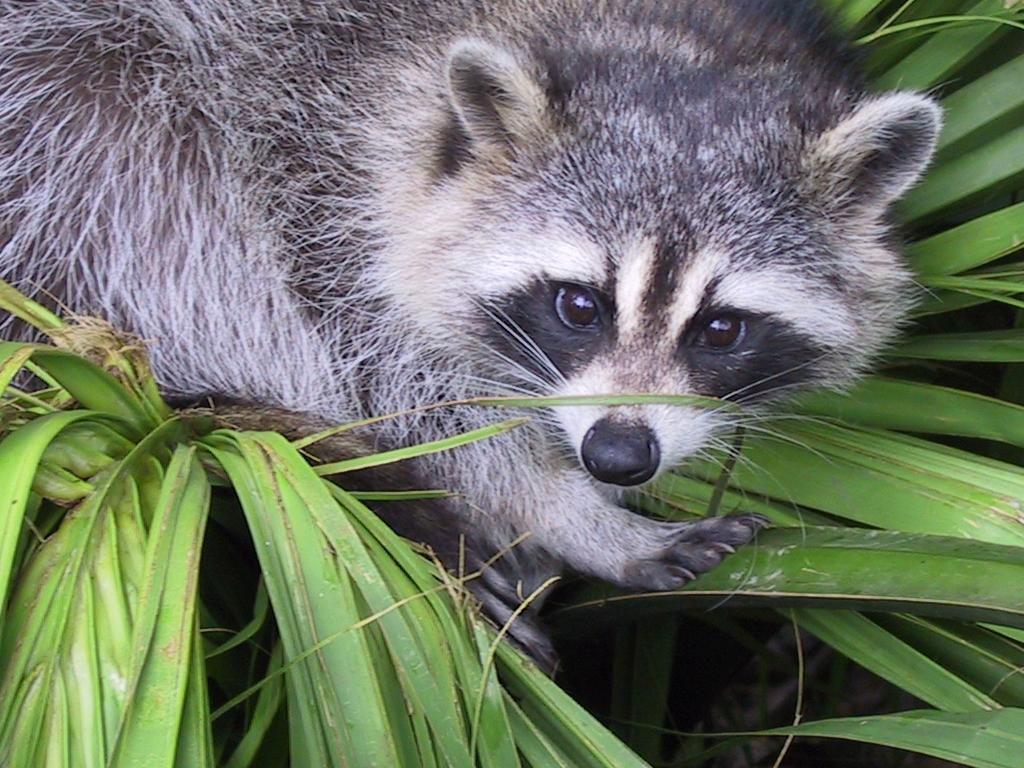
#> input picture subject_1/ex04/animal.jpeg, 1024 x 768 px
$ python rotate.py
#> lines starting #> are read from the running program, lines starting #| are printed output that depends on the picture; after the words box and inside, x2 and y2 are one past the last pixel; in counts of white or black regions, pixels touching at a corner belong together
### subject_1/ex04/load_image.py
import cv2
import numpy as np


def ft_load(path: str) -> np.array:
    '''
    Function to load an image and print its format and pixels content
    in RGB format
    Returns an array
    '''

    if not isinstance(path, str):
        raise TypeError("The path must be a string.")

    img = cv2.imread(path)

    if img is None:
        raise AssertionError(f"Couldn't find the image at {path}")

    img = cv2.cvtColor(img, cv2.COLOR_BGR2RGB)

    if img.ndim == 2:
        img = cv2.cvtColor(img, cv2.COLOR_GRAY2RGB)

    print(f"The shape of image is: {img.shape}")

    return img

### subject_1/ex04/rotate.py
import cv2
import numpy as np
from load_image import ft_load


def crop_image(image: np.ndarray, y_start: int, y_end: int,
               x_start: int, x_end: int) -> np.ndarray:
    """
    This function crops/zoom the image to a specified region
    Args:
        image: Input as a NumPy array
        y_start: start row index (top)
        y_end: ending row index (bottom)
        x_start: starting column index (left)
        x_end: endig column index (right)
    Returns the cropped (zoomed) image
    """
    h, w = image.shape[:2]
    if not (0 <= y_start < y_end <= h) or not (0 <= x_start < x_end <= w):
        raise ValueError(f"Crop region out of bounds. Image size ({h}, {w})")

    cropped = image[y_start:y_end, x_start:x_end]

    return cropped


def add_axis_scale(image: np.ndarray, step: int = 100) -> np.ndarray:
    """
    This function adds coordinate scale to the x and y axis of the image
    Args: image: input image, step: interval between marks in pixels
    Returns image with axis labels
    """
    result = image.copy()
    h, w = image.shape[:2]

    if len(image.shape) == 2:
        text_color = (255, 255, 255)
        result = cv2.cvtColor(result, cv2.COLOR_GRAY2BR)
    else:
        text_color = (255, 255, 255)

    for y in range(0, h, step):
        cv2.putText(result, str(y), (5, y),
                    cv2.FONT_HERSHEY_SIMPLEX, 0.5, text_color, 1)
        cv2.line(result, (0, y), (10, y), text_color, 1)

    for x in range(0, w, step):
        cv2.putText(result, str(x), (x, 20),
                    cv2.FONT_HERSHEY_SIMPLEX, 0.5, text_color, 1)
        cv2.line(result, (x, 0), (x, 10), text_color, 1)

    return result


def ft_transpose(image: np.ndarray) -> np.ndarray:
    """
    This function swaps rows with columns transposing the array and returns
    the rotated array.
    """
    h, w = image.shape[:2]

    if len(image.shape) == 3:
        channels = image.shape[2]
        # emtpy array for the transposed image
        transposed = np.zeros((w, h, channels), dtype=image.dtype)

        for y in range(h):
            for x in range(w):
                transposed[x, y] = image[y, x]
    else:
        transposed = np.zeros((w, h), dtype=image.dtype)

        for y in range(h):
            for x in range(w):
                transposed[x, y] = image[y, x]

    return transposed


def main():
    """
    This program loads an image, crops a square part from it and transpose
    it to display the rotated image of the selected region of the image.
    """
    try:
        img = ft_load("animal.jpeg")
#> in ft_load, img is the input picture: shape (768, 1024, 3); mean B, G, R 102.1, 117.7, 110.7
#| The shape of image is: (768, 1024, 3)

        if len(img.shape) == 3:
            print(f"Number of channels {img.shape[2]} (RGB)")
#| Number of channels 3 (RGB)
        else:
            print("Number of channels: 1 (Grayscale)")

        h, w = img.shape[:2]
#> h = 768; w = 1024
        print(f"Image dimensions: {w} pixels (width) x {h} pixels (height)")
#| Image dimensions: 1024 pixels (width) x 768 pixels (height)

        crop_size = 400
        y_start = (h // 2) - (crop_size // 2)
#> y_start = 184
        y_end = (h // 2) + (crop_size // 2)
#> y_end = 584
        x_start = (w // 2) - (crop_size // 2)
#> x_start = 312
        x_end = (w // 2) + (crop_size // 2)
#> x_end = 712

        cropped_img = crop_image(img, y_start, y_end, x_start, x_end)
#> in crop_image, `cropped = image[y_start:y_end, x_start:x_end]`:
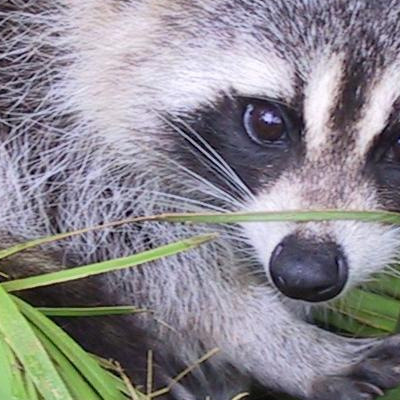
#> cropped: shape (400, 400, 3); mean R, G, B 138.1, 135.5, 141.3
        print(f"Cropped image shape: {cropped_img.shape} or "
              f"{cropped_img.shape[:2]}")
#| Cropped image shape: (400, 400, 3) or (400, 400)
        print("Cropped image data (first/last rows):")
        print(cropped_img)
#> (printed output is left out)

        transposed_img = ft_transpose(cropped_img)
#> after the loop in ft_transpose, `for y in range(h):`:
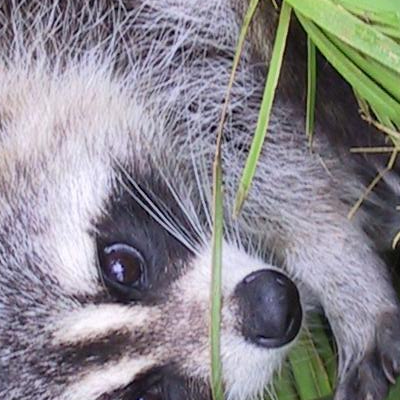
#> transposed: shape (400, 400, 3); mean R, G, B 138.1, 135.5, 141.3
        print(f"Transposed image shape: {transposed_img.shape} or "
              f"{transposed_img.shape[:2]}")
#| Transposed image shape: (400, 400, 3) or (400, 400)
        print("Transposed image data (firts/last rows):")
        print(transposed_img)
#> (printed output is left out)

        img_with_scale = add_axis_scale(img)
#> after the loop in add_axis_scale, `for y in range(0, h, step):`:
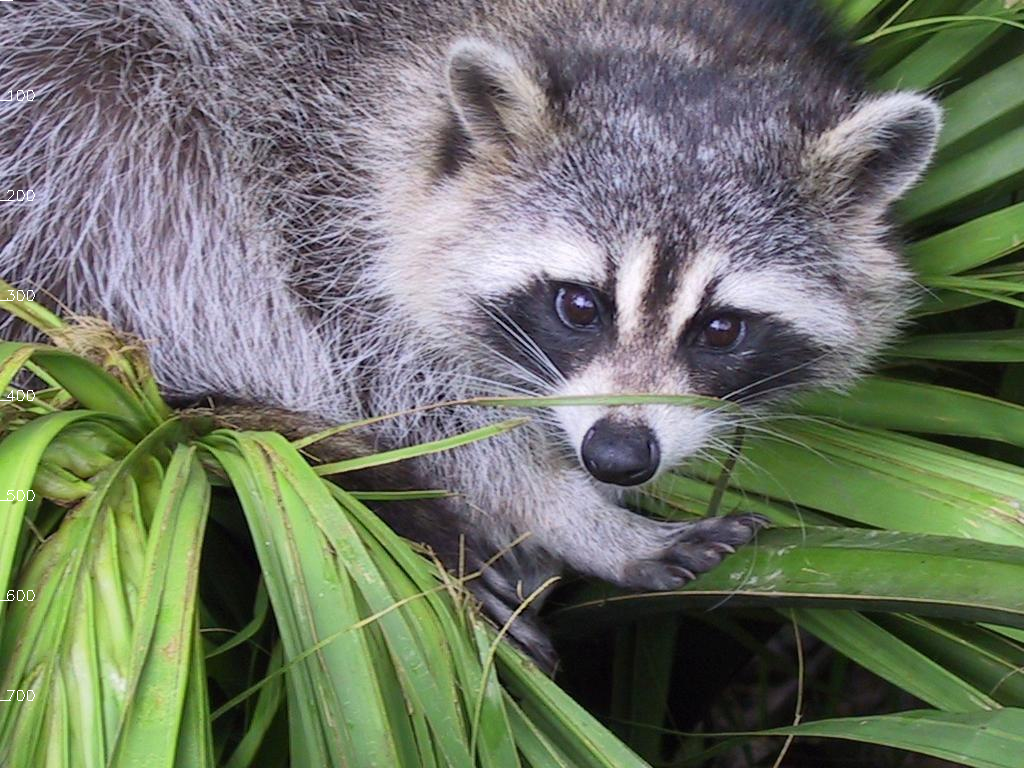
#> result: shape (768, 1024, 3); mean R, G, B 110.8, 117.8, 102.2
#> after the loop in add_axis_scale, `for x in range(0, w, step):`:
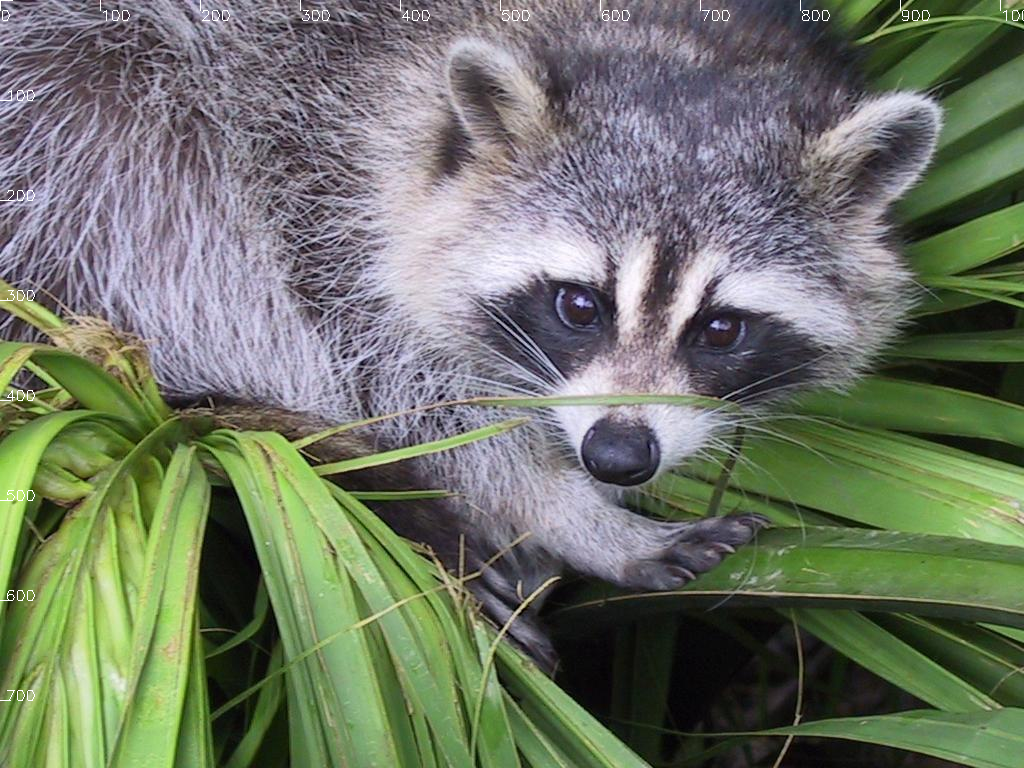
#> result: shape (768, 1024, 3); 0.12% of pixels changed, all inside (x1, y1, x2, y2) = (0, 0, 1024, 21)
        transposed_with_scale = add_axis_scale(transposed_img)
#> call 2 of add_axis_scale, with step = 100
#> after the loop in add_axis_scale (call 2), `for y in range(0, h, step):`:
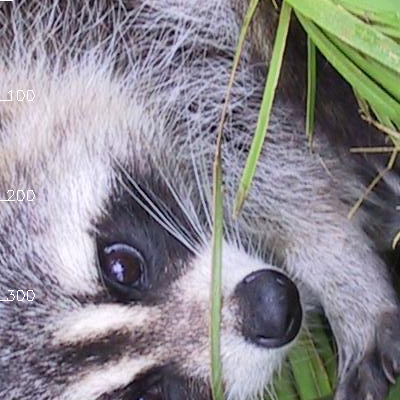
#> result: shape (400, 400, 3); 0.17% of pixels changed, all inside (x1, y1, x2, y2) = (0, 0, 35, 301)
#> after the loop in add_axis_scale (call 2), `for x in range(0, w, step):`:
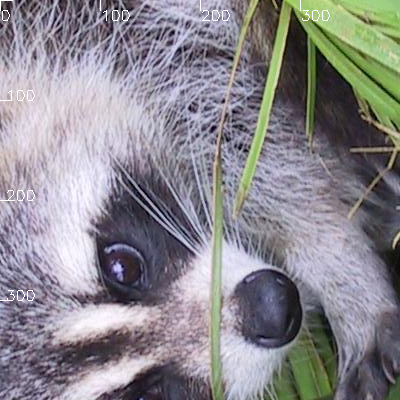
#> result: shape (400, 400, 3); 0.19% of pixels changed, all inside (x1, y1, x2, y2) = (0, 0, 330, 21)

        cv2.imshow("Original Image", img_with_scale)
        cv2.imshow("Transposed Image", transposed_with_scale)

        print("\nPress any key to close the image windows...")
        cv2.waitKey(0)
        cv2.destroyAllWindows()

    except AssertionError as e:
        print(f"AssertionError: {e}")
    except ValueError as e:
        print(f"ValueError: {e}")
    except Exception as e:
        print(f"Error: {e}")


if __name__ == "__main__":
    main()
